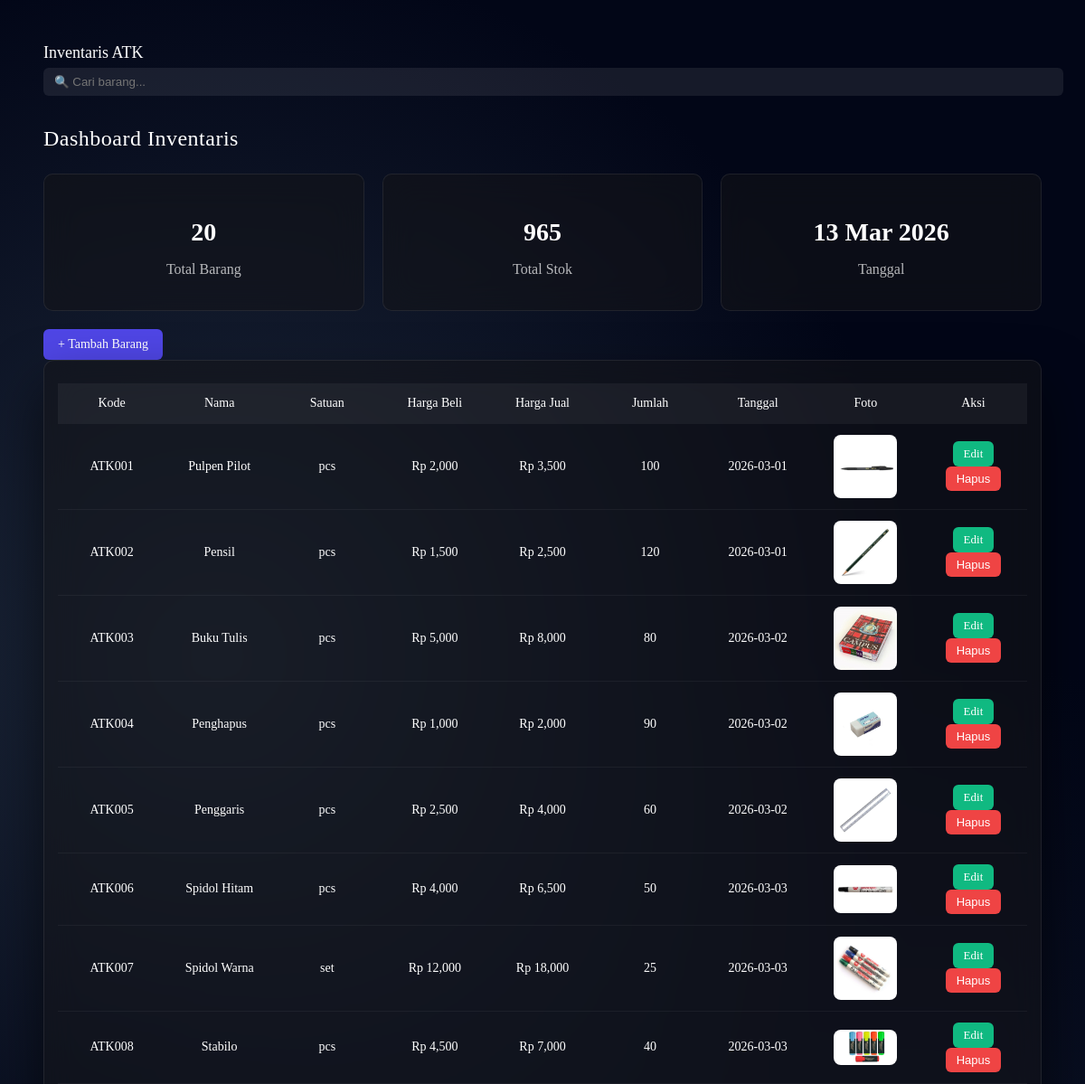
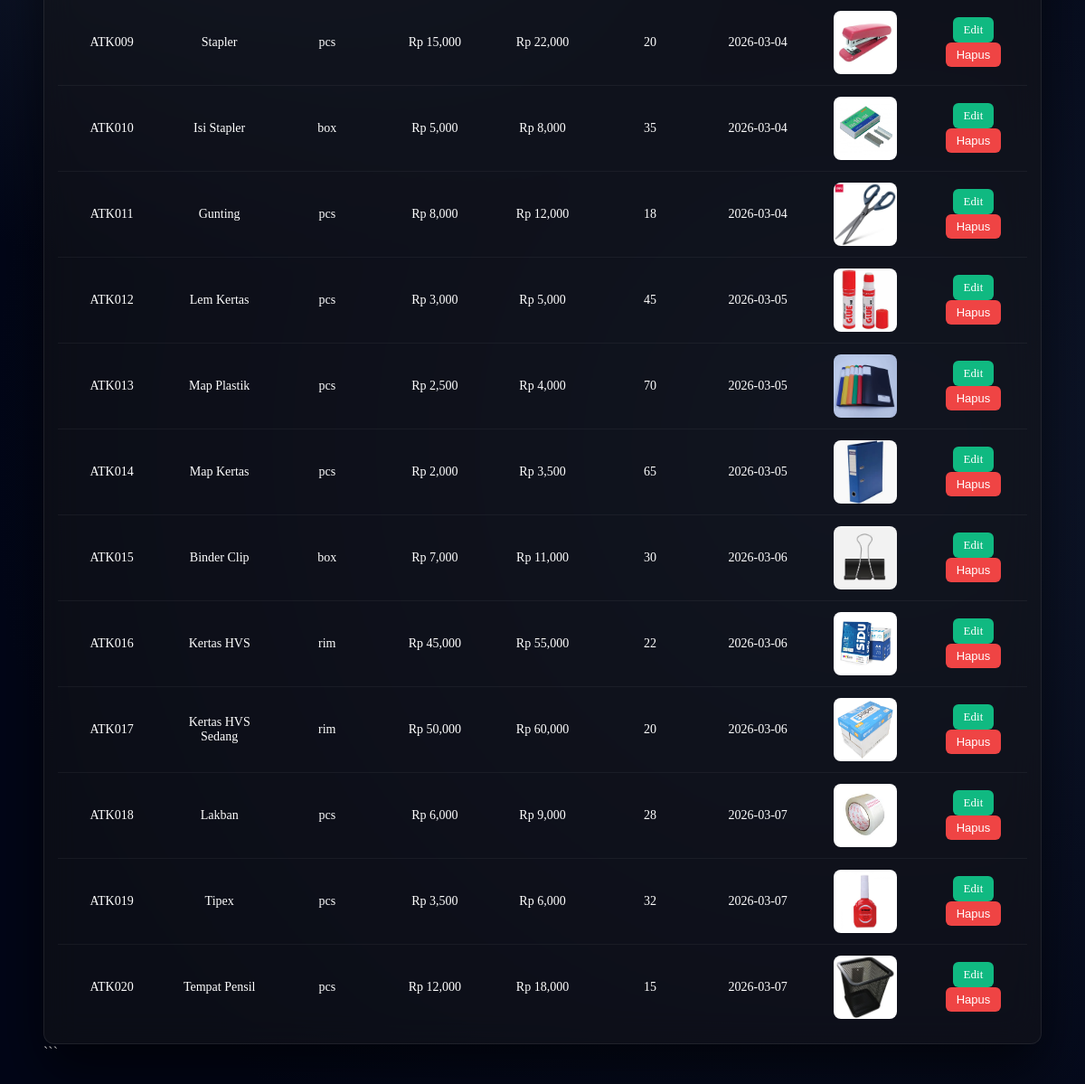
The page / on the database its author committed (2 pictures, top to bottom).
### tables this page shows
CREATE TABLE `barang` (
  `id_barang` int(11) NOT NULL,
  `kode_barang` varchar(50) NOT NULL,
  `nama_barang` varchar(150) NOT NULL,
  `satuan` varchar(50) DEFAULT NULL,
  `harga_beli` decimal(15,2) DEFAULT NULL,
  `harga_jual` decimal(15,2) DEFAULT NULL,
  `jumlah` int(11) DEFAULT NULL,
  `tanggal_masuk` date DEFAULT NULL,
  `keterangan` text DEFAULT NULL,
  `foto` varchar(100) DEFAULT NULL
);

### index.php (the view, shortened to what this page needs)
<?php
include 'config.php';
$data = mysqli_query($conn,"SELECT * FROM barang");
$total_barang = mysqli_num_rows($data);
$stok = mysqli_query($conn,"SELECT SUM(jumlah) as total FROM barang");
$stok_data = mysqli_fetch_assoc($stok);
$total_stok = $stok_data['total'];
?>
<!DOCTYPE html>
<html>
<head>
<link rel="stylesheet" href="style.css">
</head>
<body>
<div class="navbar">
<div class="nav-title">
Inventaris ATK
</div>
<input type="text" id="search" placeholder="🔍 Cari barang...">
</div>
<div class="container">
<h2>Dashboard Inventaris</h2>
<div class="stats">
<div class="stat-card">
<h3><?= $total_barang ?></h3>
<p>Total Barang</p>
</div>
<div class="stat-card">
<h3><?= $total_stok ?></h3>
<p>Total Stok</p>
</div>
<div class="stat-card">
<h3><?= date("d M Y") ?></h3>
<p>Tanggal</p>
</div>
</div>
<a href="tambah.php" class="btn btn-add">+ Tambah Barang</a>
<div class="card">
<table class="table" id="barangTable">
<tr>
<th>Kode</th>
<th>Nama</th>
<th>Satuan</th>
<th>Harga Beli</th>
<th>Harga Jual</th>
<th>Jumlah</th>
<th>Tanggal</th>
<th>Foto</th>
<th>Aksi</th>
</tr>
<?php while($d=mysqli_fetch_array($data)){ ?>
<tr>
<td><?= $d['kode_barang']; ?></td>
<td><?= $d['nama_barang']; ?></td>
<td><?= $d['satuan']; ?></td>
<td>Rp <?= number_format($d['harga_beli']); ?></td>
<td>Rp <?= number_format($d['harga_jual']); ?></td>
<td><?= $d['jumlah']; ?></td>
<td><?= $d['tanggal_masuk']; ?></td>
<td>
<img src="upload/<?= $d['foto']; ?>" class="foto">
</td>
<td>
<a href="edit.php?id=<?= $d['id_barang']; ?>" class="btn btn-edit">Edit</a>
<button class="btn btn-delete"
onclick="confirmDelete('hapus.php?id=<?= $d['id_barang']; ?>')">
Hapus
</button>
</td>
</tr>
<?php } ?>
</table>
</div>
</div>
</body>
</html>

### style.css (style rules this page uses)
body { padding:40px; color:white; background: radial-gradient(circle at 20% 30%,#1e293b,transparent 40%), radial-gradient(circle at 80% 70%,#0f172a,transparent 50%), #020617; min-height:100vh; }
.container { max-width:1200px; margin:auto; }
h2 { margin-bottom:25px; font-weight:500; letter-spacing:0.5px; }
.card { background:rgba(20,20,25,0.55); backdrop-filter:blur(18px); border:1px solid rgba(255,255,255,0.08); border-radius:12px; padding:15px; box-shadow:0 30px 60px rgba(0,0,0,0.6); }
.btn { padding:9px 16px; border-radius:6px; text-decoration:none; font-size:14px; color:white; transition:0.2s; display:inline-block; }
.btn-add { background:#4f46e5; }
.btn-edit { background:#10b981; }
.btn-delete { background:#ef4444; }
.table { width:100%; border-collapse:collapse; margin-top:10px; }
.table th { background:rgba(255,255,255,0.05); padding:14px; font-weight:500; font-size:14px; }
.table td { padding:12px; font-size:14px; border-top:1px solid rgba(255,255,255,0.05); }
.foto { border-radius:8px; width:70px; }
input, textarea { width:100%; padding:10px; margin:6px 0 14px 0; border:none; border-radius:6px; background:rgba(255,255,255,0.06); color:white; }
button { width:100%; padding:11px; border:none; border-radius:6px; background:#4f46e5; color:white; font-size:14px; cursor:pointer; transition:0.2s; }
.nav-title { font-size:18px; font-weight:500; }
#search { padding:8px 12px; border:none; border-radius:6px; background:rgba(255,255,255,0.08); color:white; }
.stats { display:flex; gap:20px; margin-bottom:20px; }
.stat-card { flex:1; padding:20px; background:rgba(20,20,25,0.55); backdrop-filter:blur(18px); border:1px solid rgba(255,255,255,0.08); border-radius:10px; text-align:center; }
.stat-card h3 { font-size:28px; margin-bottom:5px; }
.stat-card p { opacity:0.7; }
.table button { width:auto; }
td .btn { padding:6px 12px; font-size:13px; }
.table th, .table td { text-align:center; vertical-align:middle; }
.table { table-layout:fixed; width:100%; }
.foto { display:block; margin:auto; }
.table td { word-wrap:break-word; }

### rows shown on the page
barang: kode_barang "ATK001", nama_barang "Pulpen Pilot", satuan "pcs", harga_beli "2,000", harga_jual "3,500", jumlah "100", tanggal_masuk "2026-03-01", foto (picture)
barang: kode_barang "ATK002", nama_barang "Pensil", satuan "pcs", harga_beli "1,500", harga_jual "2,500", jumlah "120", tanggal_masuk "2026-03-01", foto (picture)
barang: kode_barang "ATK003", nama_barang "Buku Tulis", satuan "pcs", harga_beli "5,000", harga_jual "8,000", jumlah "80", tanggal_masuk "2026-03-02", foto (picture)
barang: kode_barang "ATK004", nama_barang "Penghapus", satuan "pcs", harga_beli "1,000", harga_jual "2,000", jumlah "90", tanggal_masuk "2026-03-02", foto (picture)
barang: kode_barang "ATK005", nama_barang "Penggaris", satuan "pcs", harga_beli "2,500", harga_jual "4,000", jumlah "60", tanggal_masuk "2026-03-02", foto (picture)
barang: kode_barang "ATK006", nama_barang "Spidol Hitam", satuan "pcs", harga_beli "4,000", harga_jual "6,500", jumlah "50", tanggal_masuk "2026-03-03", foto (picture)
barang: kode_barang "ATK007", nama_barang "Spidol Warna", satuan "set", harga_beli "12,000", harga_jual "18,000", jumlah "25", tanggal_masuk "2026-03-03", foto (picture)
barang: kode_barang "ATK008", nama_barang "Stabilo", satuan "pcs", harga_beli "4,500", harga_jual "7,000", jumlah "40", tanggal_masuk "2026-03-03", foto (picture)
barang: kode_barang "ATK009", nama_barang "Stapler", satuan "pcs", harga_beli "15,000", harga_jual "22,000", jumlah "20", tanggal_masuk "2026-03-04", foto (picture)
barang: kode_barang "ATK010", nama_barang "Isi Stapler", satuan "box", harga_beli "5,000", harga_jual "8,000", jumlah "35", tanggal_masuk "2026-03-04", foto (picture)
barang: kode_barang "ATK011", nama_barang "Gunting", satuan "pcs", harga_beli "8,000", harga_jual "12,000", jumlah "18", tanggal_masuk "2026-03-04", foto (picture)
barang: kode_barang "ATK012", nama_barang "Lem Kertas", satuan "pcs", harga_beli "3,000", harga_jual "5,000", jumlah "45", tanggal_masuk "2026-03-05", foto (picture)
barang: kode_barang "ATK013", nama_barang "Map Plastik", satuan "pcs", harga_beli "2,500", harga_jual "4,000", jumlah "70", tanggal_masuk "2026-03-05", foto (picture)
barang: kode_barang "ATK014", nama_barang "Map Kertas", satuan "pcs", harga_beli "2,000", harga_jual "3,500", jumlah "65", tanggal_masuk "2026-03-05", foto (picture)
barang: kode_barang "ATK015", nama_barang "Binder Clip", satuan "box", harga_beli "7,000", harga_jual "11,000", jumlah "30", tanggal_masuk "2026-03-06", foto (picture)
barang: kode_barang "ATK016", nama_barang "Kertas HVS", satuan "rim", harga_beli "45,000", harga_jual "55,000", jumlah "22", tanggal_masuk "2026-03-06", foto (picture)
barang: kode_barang "ATK017", nama_barang "Kertas HVS Sedang", satuan "rim", harga_beli "50,000", harga_jual "60,000", jumlah "20", tanggal_masuk "2026-03-06", foto (picture)
barang: kode_barang "ATK018", nama_barang "Lakban", satuan "pcs", harga_beli "6,000", harga_jual "9,000", jumlah "28", tanggal_masuk "2026-03-07", foto (picture)
barang: kode_barang "ATK019", nama_barang "Tipex", satuan "pcs", harga_beli "3,500", harga_jual "6,000", jumlah "32", tanggal_masuk "2026-03-07", foto (picture)
barang: kode_barang "ATK020", nama_barang "Tempat Pensil", satuan "pcs", harga_beli "12,000", harga_jual "18,000", jumlah "15", tanggal_masuk "2026-03-07", foto (picture)

### other values the page prints
$total_barang "20"
$total_stok "965"
